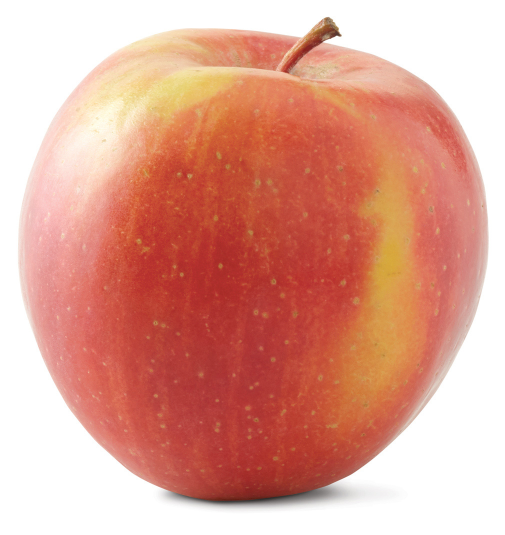
%> input picture training/fuji.jpg, 1010 x 1070 px (shown at 1/2 size)
$ octave finalproject1.m   (GNU Octave 9; MATLAB toolbox functions it lacks are replaced by stand-ins)
%> lines starting %> are read from the running program, lines starting %| are printed output that depends on the picture
%% Kathryn Tsai
%% Test 2
%% ECE 2409

clear all;clc;close all;
%%
fj1=imread('training\fuji.jpg'); fj1_sz=size(fj1);
%> further down, fj1 is the input picture: size 1070x1010x3 uint8; mean R, G, B 223, 161.4, 146.2
%> after `fj1_sz=size(fj1)`: fj1_sz = [1070 1010 3]
gs1=imread('training\granny_smith.jpg'); gs1_sz=size(gs1);
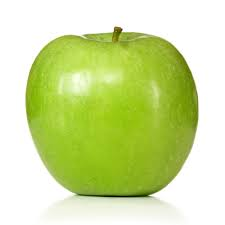
%> input picture training/granny_smith.jpg, 225 x 225 px
%> further down, gs1 is the input picture: size 225x225x3 uint8; mean R, G, B 206.8, 223.4, 155.9
%> after `gs1_sz=size(gs1)`: gs1_sz = [225 225 3]
hc1=imread('training\honeycrisp.jpg'); hc1_sz=size(hc1);
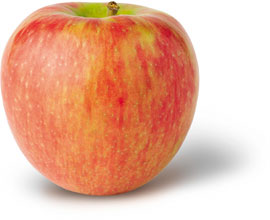
%> input picture training/honeycrisp.jpg, 270 x 220 px
%> further down, hc1 is the input picture: size 220x270x3 uint8; mean R, G, B 231.9, 180.3, 156.9
%> after `hc1_sz=size(hc1)`: hc1_sz = [220 270 3]
gl1=imread('training\gala.jpg'); gl1_sz=size(gl1);
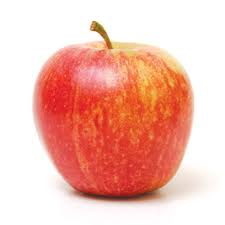
%> input picture training/gala.jpg, 225 x 225 px
%> further down, gl1 is the input picture: size 225x225x3 uint8; mean R, G, B 242.1, 189.1, 177.2
%> after `gl1_sz=size(gl1)`: gl1_sz = [225 225 3]

fj1_sz(1,end+gs1_sz(2),1) = 0; %extend image
fj1(1:gs1_sz(1), fj1_sz(2):fj1_sz(2)+gs1_sz(2)-1, :) = gs1;
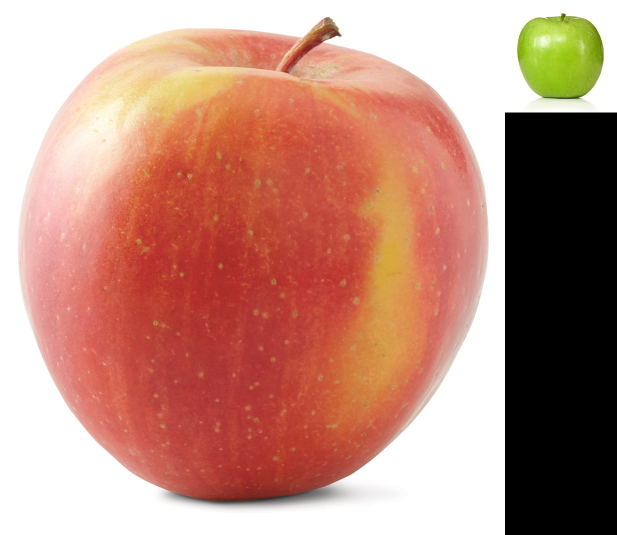
%> fj1: size 1070x1234x3 uint8 (shown at 1/2 size); mean R, G, B 190.4, 140.6, 125.6
imshow(fj1);
%%
fj1_sz(1,end+hc1_sz(2)+gs1_sz(2),1) = 0; %extend image
fj1(fj1_sz+gs1_sz(1):hc1_sz(1), fj1_sz(2):fj1_sz(2)+hc1_sz(2)-1, :) = 255;
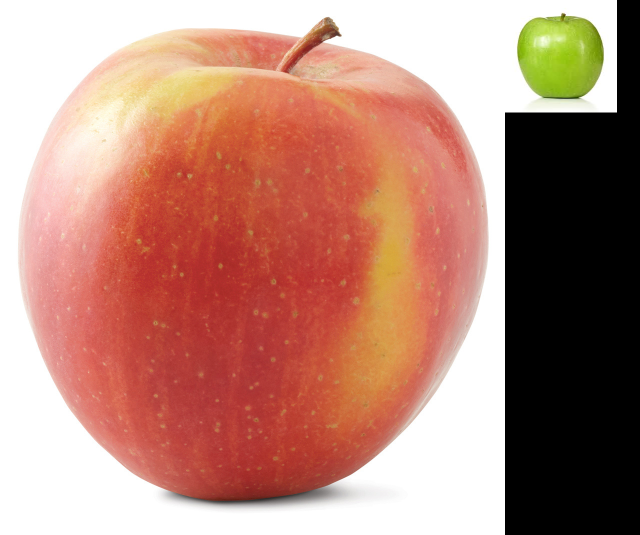
%> fj1: size 1070x1279x3 uint8 (shown at 1/2 size); mean R, G, B 183.7, 135.7, 121.2
imshow(fj1);

%%

% [6 lines of commented-out code are left out]
figure;
%> (the run ends here)
